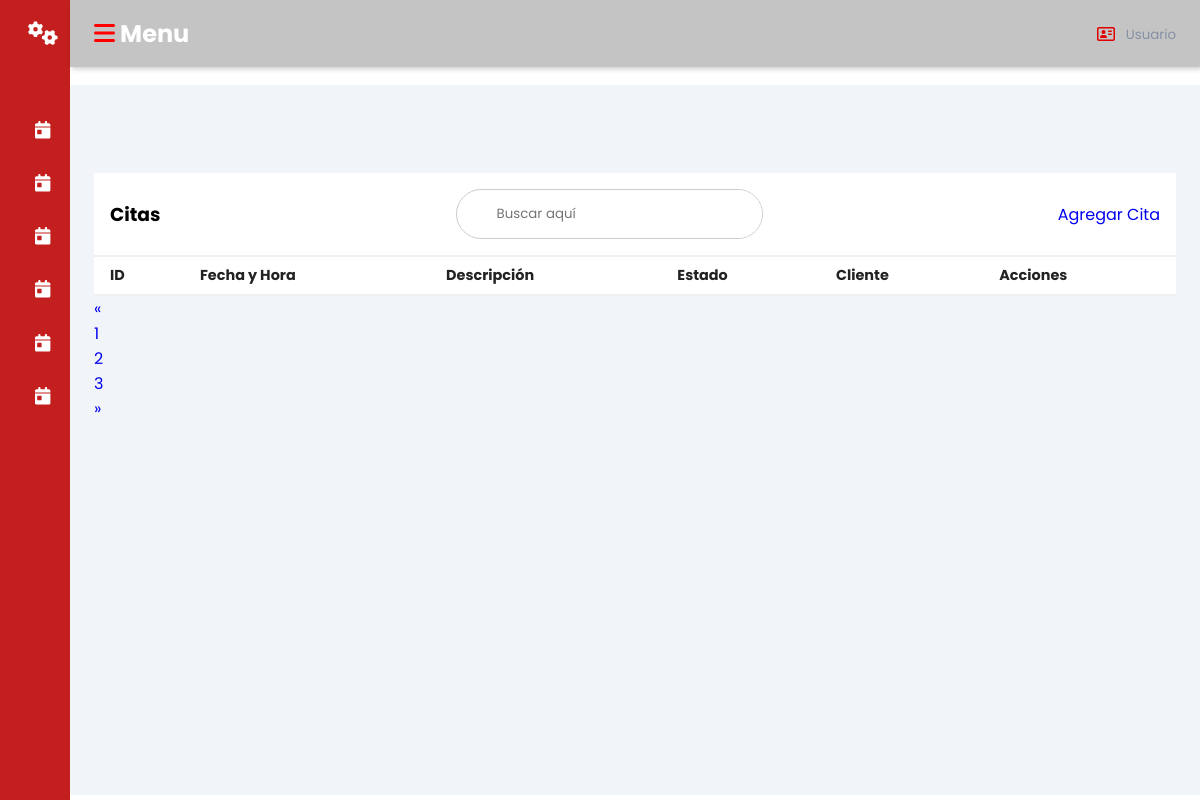
Page /citas/ on the earlier database version.
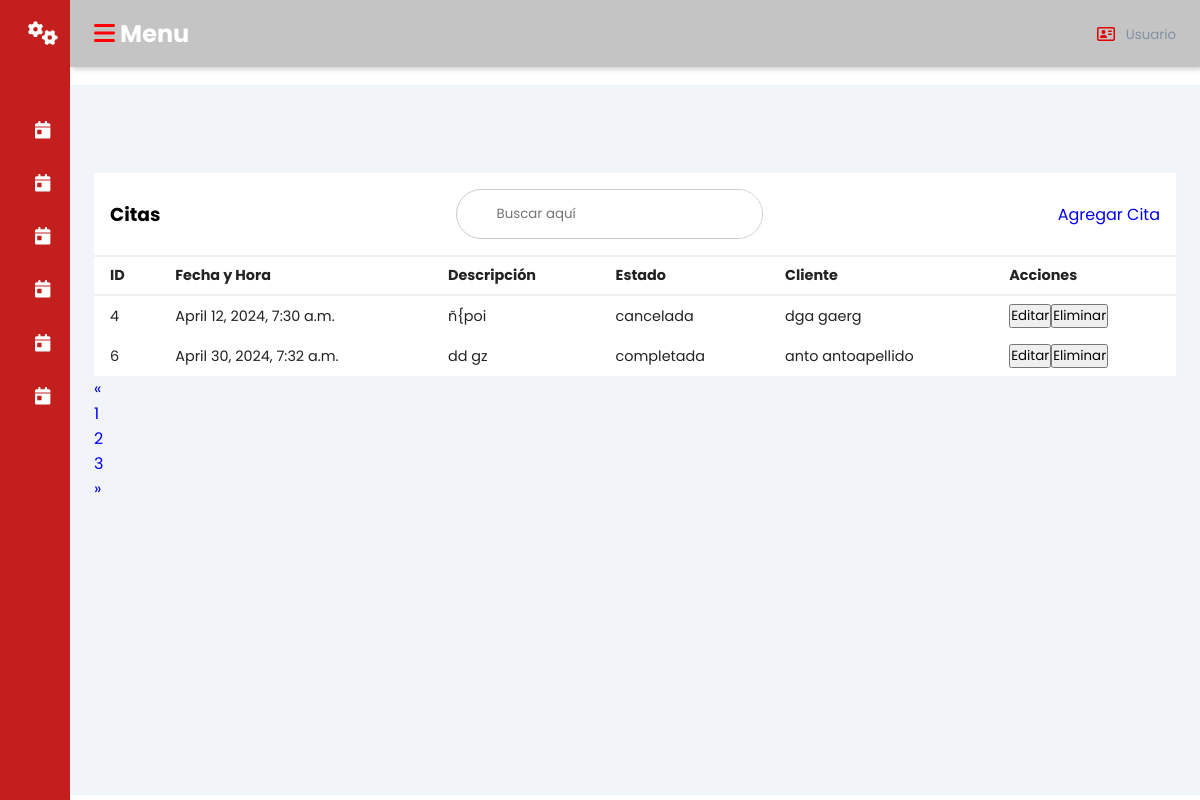
Same page on the later database version.
### promecapp/models.py (models this page shows, shortened)
class Citas(models.Model):
    IDCita = models.AutoField(primary_key=True)
    Fecha_Hora = models.DateTimeField()
    Descripcion = models.TextField(null=True)
    IDEstado = models.ForeignKey(Estado, on_delete=models.CASCADE)
    IDCliente = models.ForeignKey(Cliente, on_delete=models.CASCADE)
    class Meta:
        db_table = 'citas'

class Estado(models.Model):
    idestado = models.AutoField(primary_key=True)
    Nombre_estado = models.CharField(max_length=20, unique=True)
    class Meta:
        db_table = 'estado'
    def __str__(self):
        return self.Nombre_estado

class Cliente(models.Model):
    IDCliente = models.AutoField(primary_key=True)
    Nombre = models.CharField(max_length=45)
    Apellidos = models.CharField(max_length=45)
    Direccion = models.CharField(max_length=100)
    Telefono = models.CharField(max_length=10, unique=True)
    Correo_Electronico = models.CharField(max_length=50, unique=True)
    IDUsuario = models.ForeignKey(Usuario, on_delete=models.CASCADE)
    class Meta:
        db_table = 'clientes'
    def __str__(self):
        return f"{self.Nombre} {self.Apellidos}"

### promecapp/views.py (the view)
# urls.py: path('citas/', views.citas, name='citas'),
def citas(request):
    citas = Citas.objects.all()
    return render(request, 'citas.html', {'citas': citas})

### promecapp/Templates/citas.html (shortened to what the changed rows need)
{% load static %}
<!DOCTYPE html>
<html lang="en">
<head>
    <link rel="stylesheet" href="{% static 'css/dash.css' %}">
</head>
<body>
    <div class="sidebar">
        <div class="sidebar-brand">
            <h2><i class="fa-solid fa-gears" style="color: #ffffff;"></i><span>promec</span></h2>
        </div>
    </div>
<div class="main-content">
    <header>
        <h2>
            <label for="nav-toggle">
                <span class="fa-solid fa-bars" style="color: #ff0000;"></span>
            </label> Menu
        </h2>
    </header>
    <main>
        <div class="recent-grid">
            <div class="projects">
                <div class="card">
                    <div class="card-body">
                        <div class="table-responsive">
                            <table width="100%">
                                <thead>
                                    <tr>
                                        <td>ID</td>
                                        <td>Fecha y Hora</td>
                                        <td>Descripción</td>
                                        <td>Estado</td>
                                        <td>Cliente</td>
                                        <td>Acciones</td>
                                    </tr>
                                </thead>
                                <tbody>
                                    {% for cita in citas %}
                                        <tr>
                                            <td>{{ cita.IDCita }}</td>
                                            <td>{{ cita.Fecha_Hora }}</td>
                                            <td>{{ cita.Descripcion }}</td>
                                            <td>{{ cita.IDEstado }}</td>
                                            <td>{{ cita.IDCliente }}</td>
                                            <td>
                                                <a href="{% url 'editar_cita' cita.IDCita %}"><button>Editar</button></a>
                                                <form action="{% url 'eliminar_cita' cita.IDCita %}" method="post" style="display: inline;">
                                                    <button type="submit" class="btn btn-danger">Eliminar</button>
                                                </form>
                                            </td>
                                        </tr>
                                    {% endfor %}
                                </tbody>
                            </table>
                        </div>
                    </div>
                </div>
            </div>
        </div>
    </main>
</div>
</body>
</html>

Differences in the rows shown:
added Citas: IDCita "4", Fecha_Hora "April 12, 2024, 7:30 a.m.", Descripcion "ñ{poi", IDEstado "cancelada", IDCliente "dga gaerg"
added Citas: IDCita "6", Fecha_Hora "April 30, 2024, 7:32 a.m.", Descripcion "dd gz", IDEstado "completada", IDCliente "anto antoapellido"
